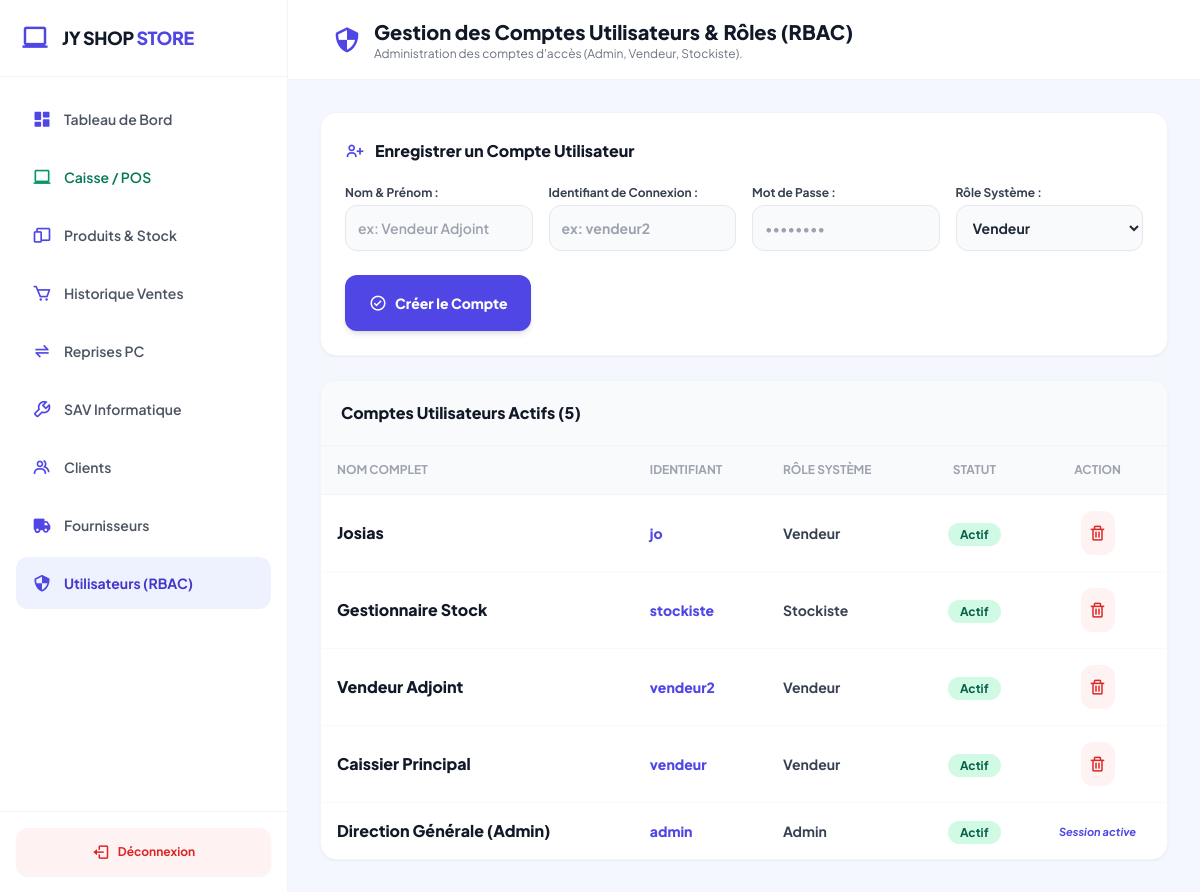
Page /utilisateurs.php (signed in) on the committed database.
### tables this page shows
CREATE TABLE IF NOT EXISTS `table_utilisateurs` (
  `id_user` int NOT NULL AUTO_INCREMENT,
  `nom` varchar(100) NOT NULL,
  `identifiant` varchar(50) NOT NULL,
  `mot_de_passe` varchar(255) DEFAULT NULL,
  `mot_de_passe_hash` varchar(255) DEFAULT NULL,
  `role` enum('Admin','Vendeur','Stockiste') NOT NULL DEFAULT 'Vendeur',
  `statut` enum('Actif','Inactif') DEFAULT 'Actif',
  `date_creation` datetime DEFAULT CURRENT_TIMESTAMP,
  `guide_complete` tinyint(1) DEFAULT '0',
  PRIMARY KEY (`id_user`),
  UNIQUE KEY `identifiant` (`identifiant`)
);

### utilisateurs.php (the view, shortened to what this page needs)
<?php
require_once __DIR__ . '/config/connexion.php';
$stmtU = $pdo->query("SELECT * FROM table_utilisateurs ORDER BY id_user DESC");
$utilisateurs = $stmtU->fetchAll();
?>
<!DOCTYPE html>
<html lang="fr">
<head>
    <script src="https://cdn.tailwindcss.com"></script>
    <link href="https://unpkg.com/boxicons@2.1.4/css/boxicons.min.css" rel="stylesheet">
</head>
<body class="flex h-screen overflow-hidden text-gray-800 text-sm">
    <?php include __DIR__ . '/sidebar.php'; ?>
    <main class="flex-1 flex flex-col h-screen overflow-y-auto">
        <header class="h-20 bg-white border-b border-gray-100 flex items-center justify-between px-4 sm:px-8 flex-shrink-0 sticky top-0 z-20">
            <div class="flex items-center space-x-3">
                <i class='bx bx-shield-quarter text-2xl sm:text-3xl text-indigo-600 hidden sm:inline-block'></i>
                <div>
                    <h1 class="text-base sm:text-xl font-extrabold text-gray-900 leading-tight">Gestion des Comptes Utilisateurs & Rôles (RBAC)</h1>
                    <p class="text-xs text-gray-500 hidden sm:block">Administration des comptes d'accès (Admin, Vendeur, Stockiste).</p>
                </div>
            </div>
        </header>
        <div class="p-8 space-y-6 flex-1">
            <div class="bg-white rounded-2xl shadow-sm border border-gray-100 p-6 space-y-5">
                <h3 class="text-base font-extrabold text-gray-900 flex items-center">
                    <i class='bx bx-user-plus text-indigo-600 text-xl mr-2.5'></i> Enregistrer un Compte Utilisateur
                </h3>
                <form action="traitement.php" method="POST" class="grid grid-cols-1 sm:grid-cols-2 lg:grid-cols-4 gap-4 text-xs">
                    <div>
                        <label class="font-bold text-gray-700 block mb-1">Nom & Prénom :</label>
                        <input type="text" name="nom" required placeholder="ex: Vendeur Adjoint" class="w-full p-3 bg-gray-50 border border-gray-200 rounded-xl outline-none text-sm font-semibold">
                    </div>
                    <div>
                        <label class="font-bold text-gray-700 block mb-1">Identifiant de Connexion :</label>
                        <input type="text" name="identifiant" required placeholder="ex: vendeur2" class="w-full p-3 bg-gray-50 border border-gray-200 rounded-xl outline-none text-sm font-bold text-indigo-700">
                    </div>
                    <div>
                        <label class="font-bold text-gray-700 block mb-1">Mot de Passe :</label>
                        <input type="password" name="mot_de_passe" required placeholder="••••••••" class="w-full p-3 bg-gray-50 border border-gray-200 rounded-xl outline-none text-sm">
                    </div>
                    <div>
                        <label class="font-bold text-gray-700 block mb-1">Rôle Système :</label>
                        <select name="role" class="w-full p-3 bg-gray-50 border border-gray-200 rounded-xl font-bold outline-none text-sm">
                            <option value="Vendeur">Vendeur</option>
                        </select>
                    </div>
                    <div class="sm:col-span-2 lg:col-span-4 pt-2">
                        <button id="btn-creer-utilisateur" type="submit" class="px-6 py-3.5 bg-indigo-600 hover:bg-indigo-700 text-white font-extrabold text-sm rounded-xl shadow-md transition flex items-center">
                            <i class='bx bx-check-circle mr-2 text-lg'></i> Créer le Compte
                        </button>
                    </div>
                </form>
            </div>
            <div class="bg-white rounded-2xl shadow-sm border border-gray-100 overflow-hidden">
                <div class="p-5 border-b border-gray-100 flex justify-between items-center bg-gray-50">
                    <h3 class="text-base font-extrabold text-gray-900">Comptes Utilisateurs Actifs (<?php echo count($utilisateurs); ?>)</h3>
                </div>
                <div class="overflow-x-auto">
                    <table class="w-full text-left text-sm border-collapse min-w-[600px]">
                        <thead>
                            <tr class="bg-gray-50 text-gray-400 uppercase text-xs border-b border-gray-100">
                                <th class="p-4">Nom Complet</th>
                                <th class="p-4">Identifiant</th>
                                <th class="p-4">Rôle Système</th>
                                <th class="p-4 text-center">Statut</th>
                                <th class="p-4 text-center">Action</th>
                            </tr>
                        </thead>
                        <tbody class="divide-y divide-gray-50">
                            <?php foreach ($utilisateurs as $u): ?>
                                <tr class="hover:bg-gray-50/50 transition">
                                    <td class="p-4 font-black text-gray-900 text-base"><?php echo htmlspecialchars($u['nom']); ?></td>
                                    <td class="p-4 font-extrabold text-indigo-600"><?php echo htmlspecialchars($u['identifiant']); ?></td>
                                    <td class="p-4 font-bold text-gray-700"><?php echo htmlspecialchars($u['role']); ?></td>
                                    <td class="p-4 text-center">
                                        <span class="px-3 py-1 bg-emerald-100 text-emerald-800 font-bold rounded-xl text-xs">
                                            <?php echo htmlspecialchars($u['statut'] ?? 'Actif'); ?>
                                        </span>
                                    </td>
                                    <td class="p-4 text-center">
                                        <?php if (($_SESSION['utilisateur']['id'] ?? 0) != $u['id_user']): ?>
                                            <form action="traitement.php" method="POST" onsubmit="return confirm('Supprimer définitivement ce compte utilisateur ?');" class="inline">
                                                <button type="submit" title="Supprimer le compte" class="p-2 bg-red-50 hover:bg-red-600 hover:text-white text-red-600 rounded-xl font-bold transition">
                                                    <i class='bx bx-trash text-lg'></i>
                                                </button>
                                            </form>
                                        <?php else: ?>
                                            <span class="text-[11px] text-indigo-600 font-bold italic">Session active</span>
                                        <?php endif; ?>
                                    </td>
                                </tr>
                            <?php endforeach; ?>
                        </tbody>
                    </table>
                </div>
            </div>
        </div>
    </main>
</body>
</html>

### utilisateurs.php (style rules this page uses)
body { background-color: #f4f7fe; font-family: 'Plus Jakarta Sans', sans-serif; }

### rows in the picture
table_utilisateurs: nom "Josias", identifiant "jo", role "Vendeur", statut "Actif"
table_utilisateurs: nom "Gestionnaire Stock", identifiant "stockiste", role "Stockiste", statut "Actif"
table_utilisateurs: nom "Vendeur Adjoint", identifiant "vendeur2", role "Vendeur", statut "Actif"
table_utilisateurs: nom "Caissier Principal", identifiant "vendeur", role "Vendeur", statut "Actif"
table_utilisateurs: nom "Direction Générale (Admin)", identifiant "admin", role "Admin", statut "Actif", shows "Session active"

### other values in the picture
count($utilisateurs) "5"
